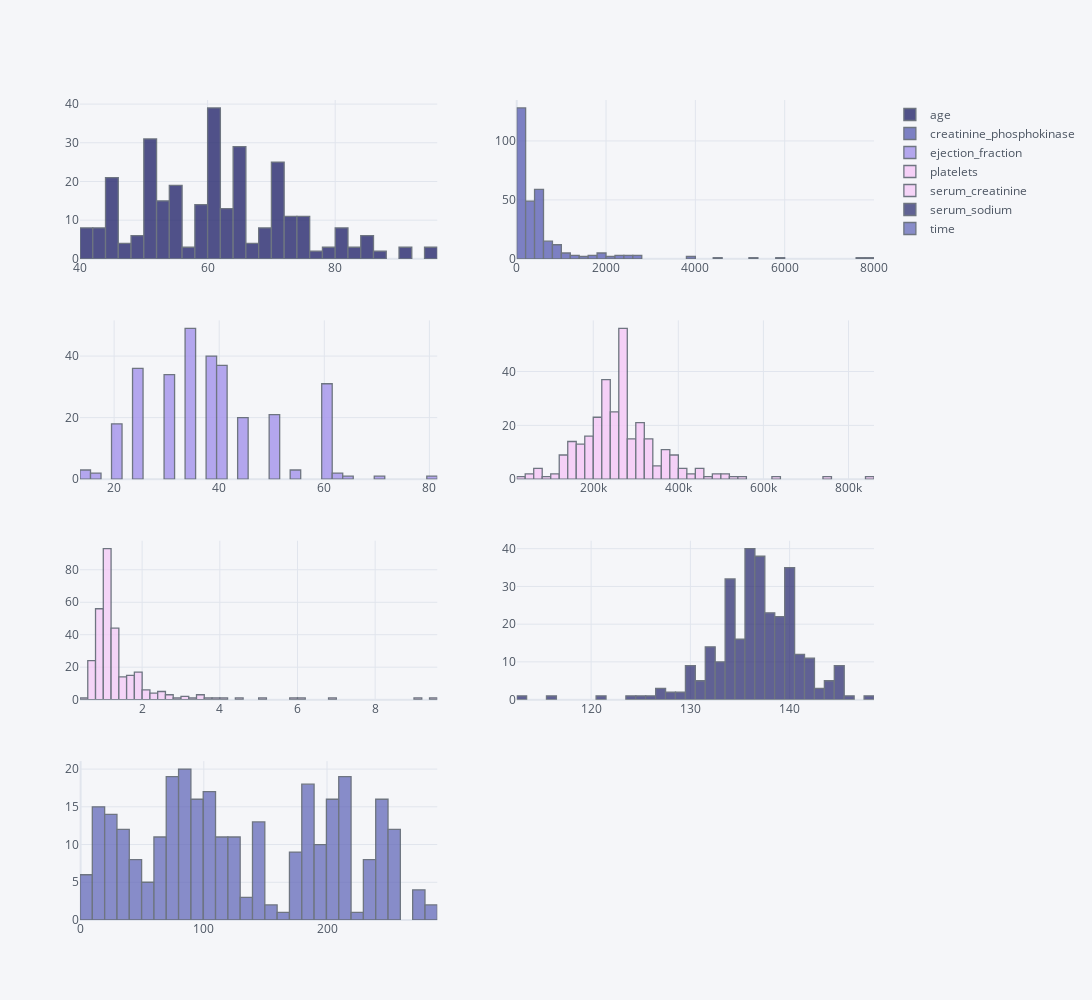

The notebook cell saved with this chart:
### Code cell
df[numerical_features].iplot(kind='histogram', subplots=True,bins=50, colors=['#27296d','#5e63b6','#a393eb','#f5c7f7'],dimensions =(1200,1000))

### Figure 1 — Plotly figure (JSON) as saved in the notebook; plotly's stock layout.template omitted (floating-point values rounded to 4 significant figures; data arrays with more than 128 entries replaced by an {"elided": "..."} marker saying what was removed)
{"data": [{"histfunc": "count", "histnorm": "", "marker": {"color": "rgba(39, 41, 109, 1.0)", "line": {"color": "#4D5663", "width": 1.3}}, "name": "age", "nbinsx": 50, "opacity": 0.8, "orientation": "v", "type": "histogram", "x": {"elided": "299 float values"}, "xaxis": "x", "yaxis": "y"}, {"histfunc": "count", "histnorm": "", "marker": {"color": "rgba(94, 99, 182, 1.0)", "line": {"color": "#4D5663", "width": 1.3}}, "name": "creatinine_phosphokinase", "nbinsx": 50, "opacity": 0.8, "orientation": "v", "type": "histogram", "x": {"elided": "299 int values"}, "xaxis": "x2", "yaxis": "y2"}, {"histfunc": "count", "histnorm": "", "marker": {"color": "rgba(163, 147, 235, 1.0)", "line": {"color": "#4D5663", "width": 1.3}}, "name": "ejection_fraction", "nbinsx": 50, "opacity": 0.8, "orientation": "v", "type": "histogram", "x": {"elided": "299 int values"}, "xaxis": "x3", "yaxis": "y3"}, {"histfunc": "count", "histnorm": "", "marker": {"color": "rgba(245, 199, 247, 1.0)", "line": {"color": "#4D5663", "width": 1.3}}, "name": "platelets", "nbinsx": 50, "opacity": 0.8, "orientation": "v", "type": "histogram", "x": {"elided": "299 float values"}, "xaxis": "x4", "yaxis": "y4"}, {"histfunc": "count", "histnorm": "", "marker": {"color": "rgba(245, 199, 247, 0.8999999999999999)", "line": {"color": "#4D5663", "width": 1.3}}, "name": "serum_creatinine", "nbinsx": 50, "opacity": 0.8, "orientation": "v", "type": "histogram", "x": {"elided": "299 float values"}, "xaxis": "x5", "yaxis": "y5"}, {"histfunc": "count", "histnorm": "", "marker": {"color": "rgba(39, 41, 109, 0.8999999999999999)", "line": {"color": "#4D5663", "width": 1.3}}, "name": "serum_sodium", "nbinsx": 50, "opacity": 0.8, "orientation": "v", "type": "histogram", "x": {"elided": "299 int values"}, "xaxis": "x6", "yaxis": "y6"}, {"histfunc": "count", "histnorm": "", "marker": {"color": "rgba(94, 99, 182, 0.8999999999999999)", "line": {"color": "#4D5663", "width": 1.3}}, "name": "time", "nbinsx": 50, "opacity": 0.8, "orientation": "v", "type": "histogram", "x": {"elided": "299 int values"}, "xaxis": "x7", "yaxis": "y7"}], "layout": {"barmode": "overlay", "height": 1000, "legend": {"bgcolor": "#F5F6F9", "font": {"color": "#4D5663"}}, "paper_bgcolor": "#F5F6F9", "plot_bgcolor": "#F5F6F9", "title": {"font": {"color": "#4D5663"}}, "width": 1200, "xaxis": {"anchor": "y", "domain": [0, 0.45], "gridcolor": "#E1E5ED", "showgrid": true, "tickfont": {"color": "#4D5663"}, "title": {"font": {"color": "#4D5663"}, "text": ""}, "zerolinecolor": "#E1E5ED"}, "xaxis2": {"anchor": "y2", "domain": [0.55, 1], "gridcolor": "#E1E5ED", "showgrid": true, "tickfont": {"color": "#4D5663"}, "title": {"font": {"color": "#4D5663"}, "text": ""}, "zerolinecolor": "#E1E5ED"}, "xaxis3": {"anchor": "y3", "domain": [0, 0.45], "gridcolor": "#E1E5ED", "showgrid": true, "tickfont": {"color": "#4D5663"}, "title": {"font": {"color": "#4D5663"}, "text": ""}, "zerolinecolor": "#E1E5ED"}, "xaxis4": {"anchor": "y4", "domain": [0.55, 1], "gridcolor": "#E1E5ED", "showgrid": true, "tickfont": {"color": "#4D5663"}, "title": {"font": {"color": "#4D5663"}, "text": ""}, "zerolinecolor": "#E1E5ED"}, "xaxis5": {"anchor": "y5", "domain": [0, 0.45], "gridcolor": "#E1E5ED", "showgrid": true, "tickfont": {"color": "#4D5663"}, "title": {"font": {"color": "#4D5663"}, "text": ""}, "zerolinecolor": "#E1E5ED"}, "xaxis6": {"anchor": "y6", "domain": [0.55, 1], "gridcolor": "#E1E5ED", "showgrid": true, "tickfont": {"color": "#4D5663"}, "title": {"font": {"color": "#4D5663"}, "text": ""}, "zerolinecolor": "#E1E5ED"}, "xaxis7": {"anchor": "y7", "domain": [0, 0.45], "gridcolor": "#E1E5ED", "showgrid": true, "tickfont": {"color": "#4D5663"}, "title": {"font": {"color": "#4D5663"}, "text": ""}, "zerolinecolor": "#E1E5ED"}, "yaxis": {"anchor": "x", "domain": [0.8063, 1], "gridcolor": "#E1E5ED", "showgrid": true, "tickfont": {"color": "#4D5663"}, "title": {"font": {"color": "#4D5663"}, "text": ""}, "zerolinecolor": "#E1E5ED"}, "yaxis2": {"anchor": "x2", "domain": [0.8063, 1], "gridcolor": "#E1E5ED", "showgrid": true, "tickfont": {"color": "#4D5663"}, "title": {"font": {"color": "#4D5663"}, "text": ""}, "zerolinecolor": "#E1E5ED"}, "yaxis3": {"anchor": "x3", "domain": [0.5375, 0.7312], "gridcolor": "#E1E5ED", "showgrid": true, "tickfont": {"color": "#4D5663"}, "title": {"font": {"color": "#4D5663"}, "text": ""}, "zerolinecolor": "#E1E5ED"}, "yaxis4": {"anchor": "x4", "domain": [0.5375, 0.7312], "gridcolor": "#E1E5ED", "showgrid": true, "tickfont": {"color": "#4D5663"}, "title": {"font": {"color": "#4D5663"}, "text": ""}, "zerolinecolor": "#E1E5ED"}, "yaxis5": {"anchor": "x5", "domain": [0.2687, 0.4625], "gridcolor": "#E1E5ED", "showgrid": true, "tickfont": {"color": "#4D5663"}, "title": {"font": {"color": "#4D5663"}, "text": ""}, "zerolinecolor": "#E1E5ED"}, "yaxis6": {"anchor": "x6", "domain": [0.2687, 0.4625], "gridcolor": "#E1E5ED", "showgrid": true, "tickfont": {"color": "#4D5663"}, "title": {"font": {"color": "#4D5663"}, "text": ""}, "zerolinecolor": "#E1E5ED"}, "yaxis7": {"anchor": "x7", "domain": [0, 0.1938], "gridcolor": "#E1E5ED", "showgrid": true, "tickfont": {"color": "#4D5663"}, "title": {"font": {"color": "#4D5663"}, "text": ""}, "zerolinecolor": "#E1E5ED"}}}
